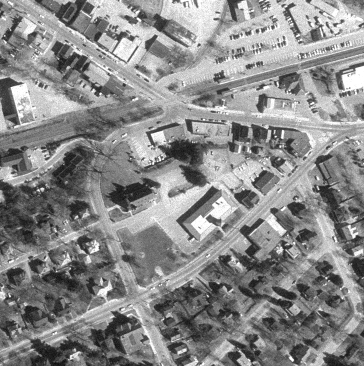
%> input picture CV_3-SIFT/westconcordorthophoto.png, 364 x 366 px
$ octave --eval "result = SIFT_feature_func(imread('westconcordorthophoto.png'));"   (GNU Octave 9; MATLAB toolbox functions it lacks are replaced by stand-ins)
%> lines starting %> are read from the running program, lines starting %| are printed output that depends on the picture
% SIFT_feature_func.m
%
% Συνάρτηση που υλοποιεί τον αλγόριθμο SIFT για μια δοσμένη εικόνα.
%
% Προσοχή: Βεβαιωθείτε ότι όλες οι απαραίτητες μεταβλητές επιστρέφονται σωστά.
%
% Προαπαιτούμενα:
% - Image Processing Toolbox
%
% Χρήση:
% [features, keypoints_x, keypoints_y] = SIFT_feature_func(image);
%
% Συγγραφέας: [Το Όνομά Σας]
% Ημερομηνία: [Ημερομηνία]

function [features, keypoints_x, keypoints_y] = SIFT_feature_func(img_input)
    %% Αρχικοποίηση
    tic
    row = 256;
    colum = 256;
    img = imresize(img_input, [row, colum]);
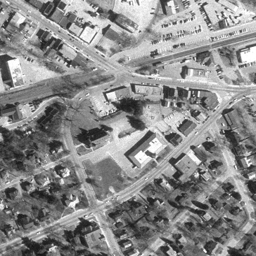
%> img: size 256x256 uint8; min 18, max 255, mean 137.8
    img = im2double(img);
%> img: size 256x256 double
    origin = img;
    toc

    %% Scale-Space Extrema Detection
    tic
    sigma0 = sqrt(2);
    octave = 3;
    level = 3;
    D = cell(1, octave);
    for i = 1:octave
        D{i} = zeros(row*2^(2-i)+2, colum*2^(2-i)+2, level);
    end
    % First image in first octave is created by interpolating the original one.
    temp_img = kron(img, ones(2));
    temp_img = padarray(temp_img, [1, 1], 'replicate');
    % Δημιουργία της DoG πυραμίδας.
    for i = 1:octave
        temp_D = D{i};
        for j = 1:level
            scale = sigma0 * sqrt(2)^(1/level)^((i-1)*level + j);
            p = (level)*(i-1);
            f = fspecial('gaussian', [1, floor(6*scale)], scale);
            L1 = temp_img;
            if (i == 1 && j == 1)
                L2 = conv2(temp_img, f, 'same');
                L2 = conv2(L2, f', 'same');
                temp_D(:,:,j) = L2 - L1;
                L1 = L2;
            else
                L2 = conv2(temp_img, f, 'same');
                L2 = conv2(L2, f', 'same');
                temp_D(:,:,j) = L2 - L1;
                L1 = L2;
                if (j == level)
                    temp_img = L1(2:end-1, 2:end-1);
                end
            end
        end
        D{i} = temp_D;
        temp_img = temp_img(1:2:end, 1:2:end);
        temp_img = padarray(temp_img, [1, 1], 'both', 'replicate');
    end
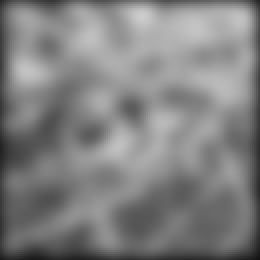
%> L2: size 130x130 double (shown 2 times larger); min 0.0713, max 0.801, mean 0.508
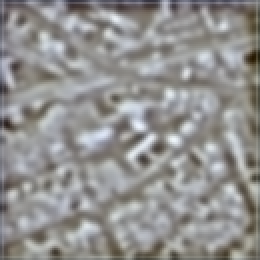
%> temp_D: size 130x130x3 double (shown 2 times larger); mean R, G, B -0.0159, -0.0182, -0.0212; drawn with min black and max white
%> after the loop, D = 3 items
    toc

    %% Keypoint Localization
    tic
    interval = level - 1;
    number = 0;
    for i = 2:octave+1
        number = number + (2^(i-octave)*colum)*(2*row)*interval;
    end
    extrema = zeros(1, 4*number);
    flag = 1;
    for i = 1:octave
        [m, n, ~] = size(D{i});
        m = m - 2;
        n = n - 2;
        volume = m * n / (4^(i-1));
        for k = 2:interval
            for j = 1:volume
                x = ceil(j/n);
                y = mod(j-1, m) + 1;
                sub = D{i}(x:x+2, y:y+2, k-1:k+1);
                large = max(sub(:));
                little = min(sub(:));
                if (large == D{i}(x+1, y+1, k))
                    temp = [i, k, j, 1];
                    extrema(flag:(flag+3)) = temp;
                    flag = flag + 4;
                end
                if (little == D{i}(x+1, y+1, k))
                    temp = [i, k, j, -1];
                    extrema(flag:(flag+3)) = temp;
                    flag = flag + 4;
                end
            end
        end
    end
%> this loop made 3 passes
%> (m, n, volume) on passes 1 to 3: (512, 512, 262144), (256, 256, 16384), (128, 128, 1024)
%> after the loop, flag = 61785; temp = [3 2 975 1]
    idx = extrema == 0;
%> idx = 3670016 logical values, 3608232 true
    extrema(idx) = [];
    [m, n] = size(img);
%> m = 256; n = 256
    x = floor((extrema(3:4:end)-1) ./ (n./(2.^(extrema(1:4:end)-2)))) + 1;
    y = mod((extrema(3:4:end)-1), m./(2.^(extrema(1:4:end)-2))) + 1;
    ry = y ./ 2.^(octave-1 - extrema(1:4:end));
    rx = x ./ 2.^(octave-1 - extrema(1:4:end));
    % [5 lines of commented-out code are left out]

    %% Accurate Keypoint Localization
    % Eliminate the point with low contrast or poorly localized on an edge
    tic
    threshold = 0.1;
    r = 10;
    extr_volume = length(extrema)/4;
%> extr_volume = 15446
    [m, n] = size(img);
    secondorder_x = conv2([-1,1;-1,1], [-1,1;-1,1]);
    secondorder_y = conv2([-1,-1;1,1], [-1,-1;1,1]);
    for i = 1:octave
        for j = 1:level
            test = D{i}(:,:,j);
            temp = -1 ./ conv2(test, secondorder_y, 'same') .* conv2(test, [-1,-1;1,1], 'same');
            D{i}(:,:,j) = temp .* conv2(test', [-1,-1;1,1], 'same') * 0.5 + test;
        end
    end
    for i = 1:extr_volume
        x = floor((extrema(4*(i-1)+3)-1)/(n/(2^(extrema(4*(i-1)+1)-2)))) + 1;
        y = mod((extrema(4*(i-1)+3)-1), m/(2^(extrema(4*(i-1)+1)-2))) + 1;
        rx_p = x + 1;
        ry_p = y + 1;
        rz = extrema(4*(i-1)+2);
        z = D{extrema(4*(i-1)+1)}(rx_p, ry_p, rz);
        if (abs(z) < threshold)
            extrema(4*(i-1)+4) = 0;
        end
    end
%> this loop made 15446 passes
%> (x, y, rx_p, ry_p, z) on passes 1 to 3: (2, 15, 3, 16, 0.075), (2, 24, 3, 25, 0.0493), (2, 26, 3, 27, 0.0132)
    idx = find(extrema == 0);
%> idx = 12131 values from 4 to 61784
    idx = [idx, idx-1, idx-2, idx-3];
    extrema(idx) = [];
    extr_volume = length(extrema)/4;
%> extr_volume = 3315
    x = floor((extrema(3:4:end)-1) ./ (n./(2.^(extrema(1:4:end)-2)))) + 1;
%> x = 3315 values, max 511 at index 3220, min 2 at index 1, mean 234.8
    y = mod((extrema(3:4:end)-1), m./(2.^(extrema(1:4:end)-2))) + 1;
%> y = 3315 values, max 510 at index 708, min 1 at index 1768, mean 259.9
    ry = y ./ 2.^(octave-1 - extrema(1:4:end));
%> ry = 3315 values, max 255 at index 708, min 0.5 at index 1768, mean 131.7
    rx = x ./ 2.^(octave-1 - extrema(1:4:end));
%> rx = 3315 values, max 255.5 at index 3220, min 1 at index 1, mean 117.7
    % [5 lines of commented-out code are left out]

    for i = 1:extr_volume
        x = floor((extrema(4*(i-1)+3)-1)/(n/(2^(extrema(4*(i-1)+1)-2)))) + 1;
        y = mod((extrema(4*(i-1)+3)-1), m/(2^(extrema(4*(i-1)+1)-2))) + 1;
        rx_p = x + 1;
        ry_p = y + 1;
        rz = extrema(4*(i-1)+2);
        Dxx = D{extrema(4*(i-1)+1)}(rx_p-1, ry_p, rz) + D{extrema(4*(i-1)+1)}(rx_p+1, ry_p, rz) - 2*D{extrema(4*(i-1)+1)}(rx_p, ry_p, rz);
        Dyy = D{extrema(4*(i-1)+1)}(rx_p, ry_p-1, rz) + D{extrema(4*(i-1)+1)}(rx_p, ry_p+1, rz) - 2*D{extrema(4*(i-1)+1)}(rx_p, ry_p, rz);
        Dxy = D{extrema(4*(i-1)+1)}(rx_p-1, ry_p-1, rz) + D{extrema(4*(i-1)+1)}(rx_p+1, ry_p+1, rz) - D{extrema(4*(i-1)+1)}(rx_p-1, ry_p+1, rz) - D{extrema(4*(i-1)+1)}(rx_p+1, ry_p-1, rz);
        deter = Dxx * Dyy - Dxy^2;
        if (deter == 0)
            R = inf;
        else
            R = (Dxx + Dyy)^2 / (Dxx * Dyy - Dxy^2);
        end
        R_threshold = ((r+1)^2)/r;
        if (deter < 0 || R > R_threshold)
            extrema(4*(i-1)+4) = 0;
        end
    end
%> this loop made 3315 passes
%> (x, y, rx_p, ry_p, Dxx, Dyy, Dxy, deter) on passes 1 to 12: (2, 120, 3, 121, -0.0315, -0.167, -0.047, 0.00306), (2, 122, 3, 123, -0.213, -0.546, 0.291, 0.0312), (2, 168, 3, 169, -0.245, -0.379, 0.311, -0.00392), (2, 340, 3, 341, -0.223, -0.213, 0.789, -0.575), (2, 342, 3, 343, -0.371, -0.21, 0.197, 0.039), (2, 394, 3, 395, -0.0771, -0.0686, -0.0397, 0.00372), (2, 396, 3, 397, -0.209, -0.218, 0.143, 0.0252), (2, 402, 3, 403, -0.295, -0.251, 0.185, 0.0399), (2, 438, 3, 439, -0.296, -0.422, 0.248, 0.0635), (3, 266, 4, 267, -0.464, -0.285, -0.49, -0.107), (3, 278, 4, 279, -0.119, -0.359, -0.0299, 0.042), (3, 348, 4, 349, 0.119, 0.305, 1.64, -2.65)
%> (x, y, rx_p, ry_p) on pass 29: (6, 94, 7, 95)
    idx = find(extrema == 0);
    idx = [idx, idx-1, idx-2, idx-3];
    extrema(idx) = [];
    extr_volume = length(extrema)/4;
    x = floor((extrema(3:4:end)-1) ./ (n./(2.^(extrema(1:4:end)-2)))) + 1;
    y = mod((extrema(3:4:end)-1), m./(2.^(extrema(1:4:end)-2))) + 1;
    ry = y ./ 2.^(octave-1 - extrema(1:4:end));
    rx = x ./ 2.^(octave-1 - extrema(1:4:end));
    % [5 lines of commented-out code are left out]
    toc

    %% Orientation Assignment (Multiple Orientations Assignment)
    tic
    kpori = zeros(1, 36 * extr_volume);
    minor = zeros(1, 36 * extr_volume);
    f = 1;
    flag = 1;
    for i = 1:extr_volume
        % Search in the certain scale
        scale = sigma0 * sqrt(2)^(1/level)^((extrema(4*(i-1)+1)-1)*level + (extrema(4*(i-1)+2)));
        width = 2 * round(3 * 1.5 * scale);
        count = 1;
        x = floor((extrema(4*(i-1)+3)-1)/(n/(2^(extrema(4*(i-1)+1)-2)))) + 1;
        y = mod((extrema(4*(i-1)+3)-1), m/(2^(extrema(4*(i-1)+1)-2))) + 1;
        % Make sure the point is in the searchable area
        if(x > (width/2) && y > (width/2) && ...
           x < (m/2^(extrema(4*(i-1)+1)-2) - width/2 - 2) && ...
           y < (n/2^(extrema(4*(i-1)+1)-2) - width/2 - 2))
            rx_p = x + 1;
            ry_p = y + 1;
            rz = extrema(4*(i-1)+2);
            reg_volume = width * width; % 3? theorem
            % Make weight matrix
            weight = fspecial('gaussian', width, 1.5 * scale);
            % Calculate region pixels' magnitude and region orientation
            reg_mag = zeros(1, reg_volume);
            reg_theta = zeros(1, reg_volume);
            count = 1;
            for l = (rx_p - width/2):(rx_p + width/2 - 1)
                for k = (ry_p - width/2):(ry_p + width/2 - 1)
                    reg_mag(count) = sqrt((D{extrema(4*(i-1)+1)}(l+1, k, rz) - D{extrema(4*(i-1)+1)}(l-1, k, rz))^2 + ...
                                          (D{extrema(4*(i-1)+1)}(l, k+1, rz) - D{extrema(4*(i-1)+1)}(l, k-1, rz))^2);
                    reg_theta(count) = atan2((D{extrema(4*(i-1)+1)}(l, k+1, rz) - D{extrema(4*(i-1)+1)}(l, k-1, rz)), ...
                                            (D{extrema(4*(i-1)+1)}(l+1, k, rz) - D{extrema(4*(i-1)+1)}(l-1, k, rz))) * (180/pi);
                    count = count + 1;
                end
            end
            % Make histogram
            mag_counts = zeros(1, 36);
            for angle = 0:10:350
                mag_count = 0;
                for j = 1:reg_volume
                    c1 = -180 + angle;
                    c2 = -171 + angle;
                    if(c1 < 0 || c2 < 0)
                        if(abs(reg_theta(j)) < abs(c1) && abs(reg_theta(j)) >= abs(c2))
                            mag_count = mag_count + reg_mag(j) * weight(ceil(j/width), mod(j-1, width)+1);
                        end
                    else
                        if(abs(reg_theta(j)) > abs(c1) && abs(reg_theta(j)) <= abs(c2))
                            mag_count = mag_count + reg_mag(j) * weight(ceil(j/width), mod(j-1, width)+1);
                        end
                    end
                end
                mag_counts(angle/10 + 1) = mag_count;
            end
            % Find the max histogram bar and the ones higher than 80% max
            [maxvm, ~] = max(mag_counts);
            kori = find(mag_counts >= (0.8 * maxvm));
            kori = (kori * 10 + (kori -1) * 10) / 2 - 180;
            kpori(f:(f + length(kori) - 1)) = kori;
            f = f + length(kori);
            temp_extrema = [extrema(4*(i-1)+1), extrema(4*(i-1)+2), extrema(4*(i-1)+3), extrema(4*(i-1)+4)];
            temp_extrema = padarray(temp_extrema, [0, length(temp_extrema)*(length(kori)-1)], 'post', 'circular');
            long = length(temp_extrema);
            minor(flag:flag+long-1) = temp_extrema;
            flag = flag + long;
        end
    end
    idx = minor == 0;
    minor(idx) = [];
    extrema = minor;
    % Delete unsearchable points and add minor orientation points
    idx = kpori == 0;
    kpori(idx) = [];
    extr_volume = length(extrema)/4;

    % Επαναϋπολογισμός των συντεταγμένων μετά την ενημέρωση του 'extrema'
    x = floor((extrema(3:4:end)-1) ./ (n./(2.^(extrema(1:4:end)-2)))) + 1;
    y = mod((extrema(3:4:end)-1), m./(2.^(extrema(1:4:end)-2))) + 1;
    ry = y ./ 2.^(octave-1 - extrema(1:4:end));
    rx = x ./ 2.^(octave-1 - extrema(1:4:end));

    %% Keypoint Descriptor
    tic
    d = 4; % Divide the area into 4x4
    pixel = 4;
    features = zeros(d*d*8, extr_volume);
    for i = 1:extr_volume
        descriptor = zeros(1, d*d*8); % Feature dimension is 128 = 4*4*8
        width = d * pixel;
        % x, y central point and prepare for location rotation
        x = floor((extrema(4*(i-1)+3)-1) / (n / (2^(extrema(4*(i-1)+1)-2)))) + 1;
        y = mod((extrema(4*(i-1)+3)-1), m / (2^(extrema(4*(i-1)+1)-2))) + 1;
        z = extrema(4*(i-1)+2);
        if ((m/2^(extrema(4*(i-1)+1)-2) - pixel*d*sqrt(2)/2) > x && x > (pixel*d/2 * sqrt(2)) && ...
            (n/2^(extrema(4*(i-1)+1)-2) - pixel*d/2 * sqrt(2)) > y && y > (pixel*d/2 * sqrt(2)))
            sub_x = (x - d*pixel/2 + 1):(x + d*pixel/2);
            sub_y = (y - d*pixel/2 + 1):(y + d*pixel/2);
            sub = zeros(2, length(sub_x)*length(sub_y));
            j_count = 1;
            for p = 1:length(sub_x)
                for q = 1:length(sub_y)
                    sub(:, j_count) = [sub_x(p)-x; sub_y(q)-y];
                    j_count = j_count + 1;
                end
            end
            distort = [cos(pi*kpori(i)/180), -sin(pi*kpori(i)/180); ...
                       sin(pi*kpori(i)/180), cos(pi*kpori(i)/180)];
            % Coordinates after distortion
            sub_dis = distort * sub;
            fix_sub = ceil(sub_dis);
            fix_sub = [fix_sub(1,:) + x; fix_sub(2,:) + y];
            patch = zeros(1, width*width);
            for p = 1:length(fix_sub)
                % Check for out-of-bounds
                if fix_sub(1,p) >=1 && fix_sub(1,p) <= size(D{extrema(4*(i-1)+1)},1) && ...
                   fix_sub(2,p) >=1 && fix_sub(2,p) <= size(D{extrema(4*(i-1)+1)},2)
                    patch(p) = D{extrema(4*(i-1)+1)}(fix_sub(1,p), fix_sub(2,p), z);
                else
                    patch(p) = 0; % Assign zero if out-of-bounds
                end
            end
            temp_D = reshape(patch, [width, width])';
            % Create weight matrix
            mag_sub = temp_D;
            temp_D = padarray(temp_D, [1,1], 'replicate', 'both');
            weight = fspecial('gaussian', width, width/1.5);
            mag_sub = weight .* mag_sub;
            theta_sub = atan((temp_D(2:end-1, 3:end) - temp_D(2:end-1, 1:end-2)) ./ ...
                            (temp_D(3:end, 2:end-1) - temp_D(1:end-2, 2:end-1))) * (180/pi);

            % Replace the descriptor section in SIFT_feature_func.m with this:
            for area=1:d*d
                cover=pixel*pixel;
                ori=zeros(1,cover);
                magcounts=zeros(1,8);
                for angle=0:45:359
                    magcount=0;
                    for p=1:cover
                        x_p=(floor((p-1)/pixel)+1)+pixel*floor((area-1)/d);
                        y_p=mod(p-1,pixel)+1+pixel*(mod(area-1,d));
                        c1=-180+angle;
                        c2=-180+45+angle;
                        if(c1<0||c2<0)
                            if (abs(theta_sub(x_p,y_p))<abs(c1)&&abs(theta_sub(x_p,y_p))>=abs(c2))
                                ori(p)=(c1+c2)/2;
                                magcount=magcount+mag_sub(x_p,y_p);
                            end
                        else
                            if(abs(theta_sub(x_p,y_p))>abs(c1)&&abs(theta_sub(x_p,y_p))<=abs(c2))
                                ori(p)=(c1+c2)/2;
                                magcount=magcount+mag_sub(x_p,y_p);
                            end
                        end
                    end
                    magcounts(angle/45+1)=magcount;
                end
                descriptor((area-1)*8+1:area*8)=magcounts;
            end
            descriptor=normr(descriptor);
            % cap 0.2
            for j=1:numel(descriptor)
                if(abs(descriptor(j))>0.2)
                    descriptor(j)=0.2;
                end
            end
            descriptor=normr(descriptor);
        else
            continue;
        end
        features(:,i) = descriptor';
    end
    index = find(sum(features));
    features = features(:, index);
    % Extract keypoints' positions
    keypoints_x = rx(index);
    keypoints_y = ry(index);

    %% Ensure sizes match
    if (length(keypoints_x) ~= size(features, 2)) || (length(keypoints_y) ~= size(features, 2))
        error('Mismatch between number of features and keypoints_x/keypoints_y.');
    end

    %% Debugging: Display sizes
    disp(['Size of features after indexing: ', num2str(size(features,2))]);
    disp(['Size of keypoints_x: ', num2str(length(keypoints_x))]);
    disp(['Size of keypoints_y: ', num2str(length(keypoints_y))]);

    toc
end
%> (the run ends here)
